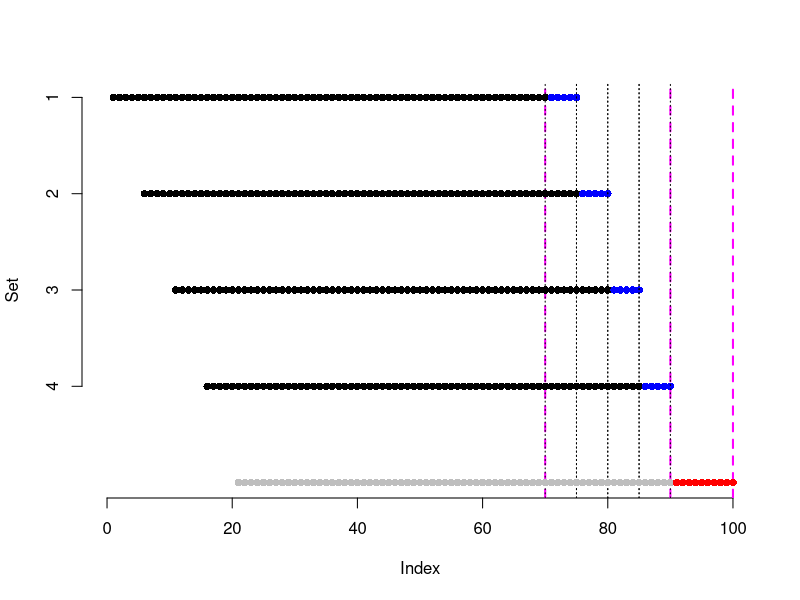

The R script that drew this image:
#rm(list = ls())
validation_sets = function(Xt,time,fracs = c(0.70,0.20,0.10),window = 0.05)
{
	N            = length(time)
	train_window = seq(1,floor(N*fracs[1]),1)
	slide        = 1:floor(N*window)
	val_window   = floor(N*fracs[1])+slide
	nsteps       = fracs[2]/window
	sets = list()
	sets[[1]] = list(train_window = train_window, val_window = val_window)
	plot(1,1,ylim = c(0,nsteps),xlim = c(0,N), type = 'n', xlab = 'Index',ylab = 'Set',axes = F)
	axis(1)
	axis(2,at = 1:nsteps,nsteps:1)
	abline(v = cumsum(fracs)*N,lty = 2,col = 'magenta', lwd = 2)
	i = 0
	points(rep(nsteps - i,length(train_window))~train_window,col = 'black', pch = 16)
	points(rep(nsteps - i,length(val_window))~val_window,col = 'blue', pch = 16)
	abline(v = c(max(train_window),max(val_window)),lty = 3)
	for(i in 1:(nsteps-1))
	{
		train_window = train_window + max(slide)
		val_window = val_window + max(slide)
	  sets[[i+1]] = list(train_window = train_window, val_window = val_window)
		points(rep(nsteps - i,length(train_window))~train_window,col = 'black', pch = 16)
		points(rep(nsteps - i,length(val_window))~val_window,col = 'blue', pch = 16)
		abline(v = c(max(train_window),max(val_window)),lty = 3)
	}
	train_window = train_window + max(slide)
  test_window  = (max(val_window)+1):N
  test_set = list(train_window = train_window, test_window = test_window)
	points(rep(nsteps - i-1,length(train_window))~train_window,col = 'grey', pch = 16)
  points(rep(nsteps - i-1,length(test_window))~test_window,col = 'red', pch = 16)
  return(list(sets = sets,test_set = test_set,nsteps=nsteps,slide_length = length(slide), train_length = length(train_window),test_length = length(test_window)))
}

N   = 100
Xt  = rnorm(N)
tt  = seq(1,N,1)
res = validation_sets(Xt,tt)
#length(res$sets)

res



